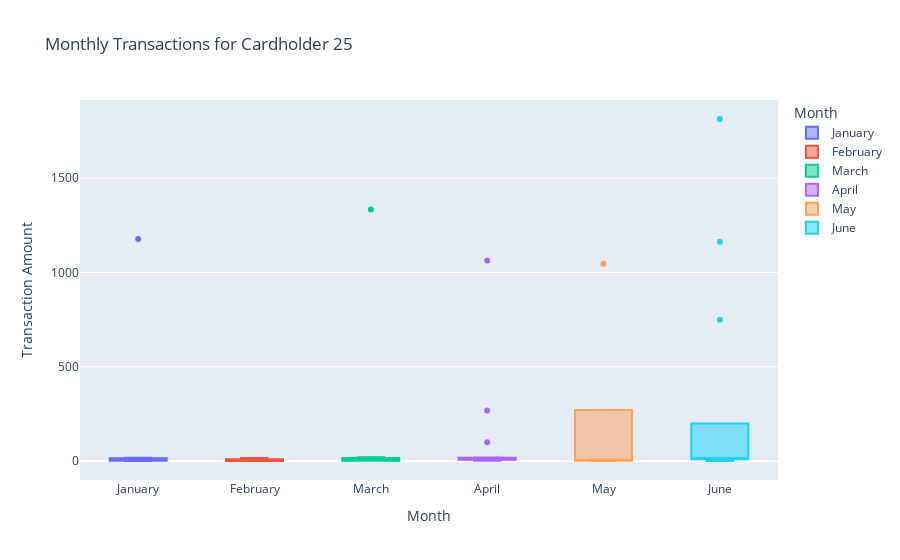

Notebook cell for this chart:
### Code cell
# Creating the six box plots using plotly express
px.box(
    cardholder25_df,
    x='month',
    y='amount',
    color='month',
    labels={"month": "Month", "amount": "Transaction Amount"},
    title='Monthly Transactions for Cardholder 25'
)

### Figure 1 — Plotly figure (JSON) as saved in the notebook; plotly's stock layout.template omitted (floating-point values rounded to 4 significant figures)
{"data": [{"alignmentgroup": "True", "hovertemplate": "Month=%{x}<br>Transaction Amount=%{y}<extra></extra>", "legendgroup": "January", "marker": {"color": "#636efa"}, "name": "January", "notched": false, "offsetgroup": "January", "orientation": "v", "showlegend": true, "type": "box", "x": ["January", "January", "January", "January", "January", "January", "January", "January", "January", "January"], "x0": " ", "xaxis": "x", "y": [1.46, 10.74, 2.93, 1.39, 17.84, 1.65, 15.86, 2.22, 1177, 2.75], "y0": " ", "yaxis": "y"}, {"alignmentgroup": "True", "hovertemplate": "Month=%{x}<br>Transaction Amount=%{y}<extra></extra>", "legendgroup": "February", "marker": {"color": "#EF553B"}, "name": "February", "notched": false, "offsetgroup": "February", "orientation": "v", "showlegend": true, "type": "box", "x": ["February", "February", "February", "February", "February", "February", "February", "February", "February", "February"], "x0": " ", "xaxis": "x", "y": [10.75, 10.81, 5.97, 3.69, 16.7, 1.26, 2.63, 11.01, 0.91, 1.18], "y0": " ", "yaxis": "y"}, {"alignmentgroup": "True", "hovertemplate": "Month=%{x}<br>Transaction Amount=%{y}<extra></extra>", "legendgroup": "March", "marker": {"color": "#00cc96"}, "name": "March", "notched": false, "offsetgroup": "March", "orientation": "v", "showlegend": true, "type": "box", "x": ["March", "March", "March", "March", "March", "March", "March", "March", "March", "March", "March", "March", "March"], "x0": " ", "xaxis": "x", "y": [12.42, 16.58, 1334, 2.88, 2.04, 13.57, 10.1, 1.65, 3.08, 4.2, 2.56, 18.28, 21.04], "y0": " ", "yaxis": "y"}, {"alignmentgroup": "True", "hovertemplate": "Month=%{x}<br>Transaction Amount=%{y}<extra></extra>", "legendgroup": "April", "marker": {"color": "#ab63fa"}, "name": "April", "notched": false, "offsetgroup": "April", "orientation": "v", "showlegend": true, "type": "box", "x": ["April", "April", "April", "April", "April", "April", "April", "April", "April", "April", "April", "April", "April", "April", "April", "April"], "x0": " ", "xaxis": "x", "y": [100, 2.62, 7.08, 17.15, 1063, 10.15, 10.06, 269, 10.24, 7.39, 6.01, 20.03, 2.79, 10.02, 15.66, 16.5], "y0": " ", "yaxis": "y"}, {"alignmentgroup": "True", "hovertemplate": "Month=%{x}<br>Transaction Amount=%{y}<extra></extra>", "legendgroup": "May", "marker": {"color": "#FFA15A"}, "name": "May", "notched": false, "offsetgroup": "May", "orientation": "v", "showlegend": true, "type": "box", "x": ["May", "May", "May", "May", "May"], "x0": " ", "xaxis": "x", "y": [1.1, 1046, 12.15, 2.27, 5.97], "y0": " ", "yaxis": "y"}, {"alignmentgroup": "True", "hovertemplate": "Month=%{x}<br>Transaction Amount=%{y}<extra></extra>", "legendgroup": "June", "marker": {"color": "#19d3f3"}, "name": "June", "notched": false, "offsetgroup": "June", "orientation": "v", "showlegend": true, "type": "box", "x": ["June", "June", "June", "June", "June", "June", "June", "June", "June", "June", "June", "June", "June"], "x0": " ", "xaxis": "x", "y": [1162, 749, 10.69, 11.88, 1.03, 10.15, 11.01, 16.29, 15.98, 1813, 16.61, 11.53, 5.24], "y0": " ", "yaxis": "y"}], "layout": {"boxmode": "overlay", "legend": {"title": {"text": "Month"}, "tracegroupgap": 0}, "title": {"text": "Monthly Transactions for Cardholder 25"}, "xaxis": {"anchor": "y", "categoryarray": ["January", "February", "March", "April", "May", "June"], "categoryorder": "array", "domain": [0, 1], "title": {"text": "Month"}}, "yaxis": {"anchor": "x", "domain": [0, 1], "title": {"text": "Transaction Amount"}}}}
